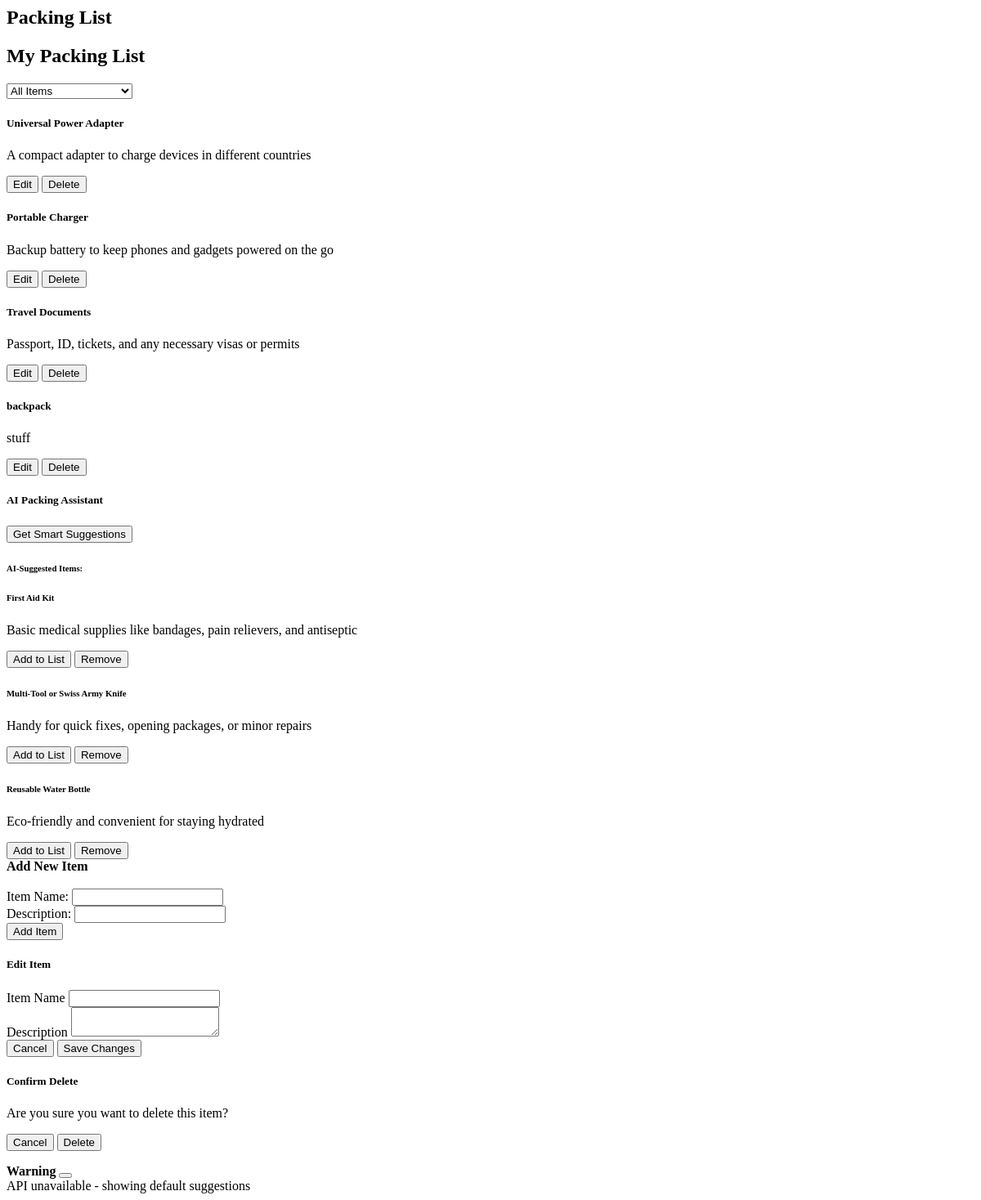
The app's page /packinglist/ (signed in), older data.
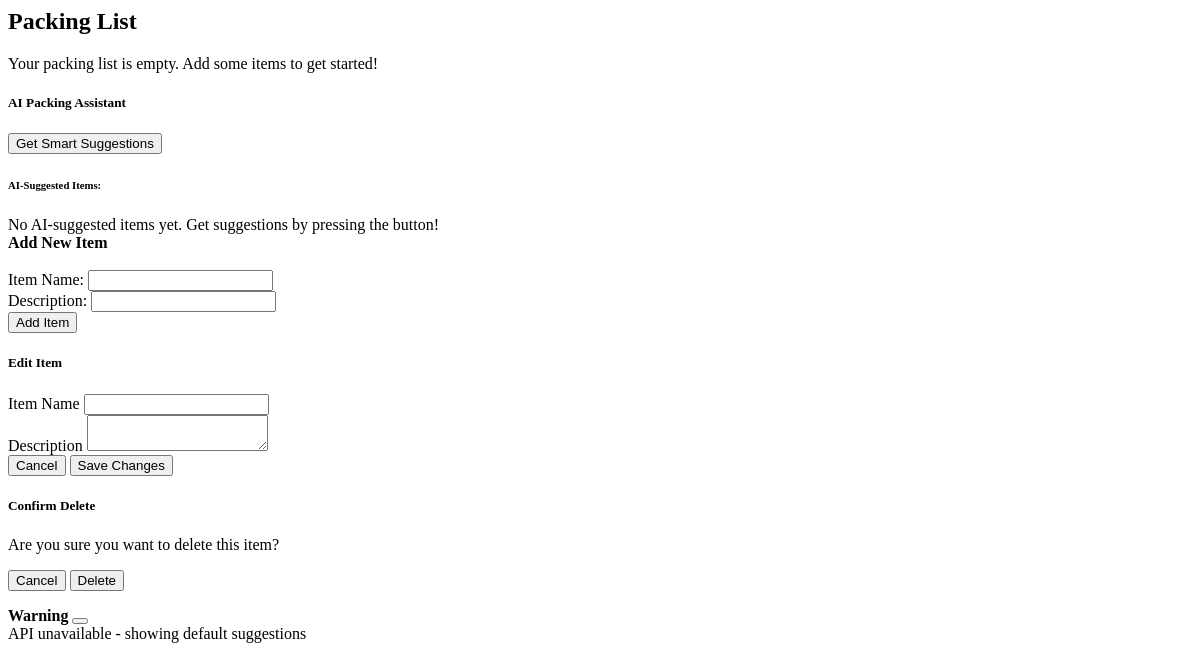
The same page, newer data.
### packinglist/models.py (models this page shows, shortened)
class Item(models.Model):
    trip = models.ForeignKey(inputTrip, on_delete=models.CASCADE, related_name='items', null=True, blank=True)
    id = models.AutoField(primary_key=True)
    name = models.CharField(max_length=255)
    description = models.TextField()
    user = models.ForeignKey(User, on_delete=models.CASCADE)
    is_ai_suggested = models.BooleanField(default=False)

### packinglist/views.py (the view)
# urls.py: path("", views.packing_list, name="packing_list"),
@login_required
def packing_list(request, trip_id=None):
    items_query = Item.objects.filter(user=request.user)
    trip = None
    if trip_id:
        trip = get_object_or_404(inputTrip, id=trip_id, user=request.user)
        items_query = items_query.filter(trip=trip)
    user_items = items_query.filter(is_ai_suggested=False).order_by("id")
    ai_items = items_query.filter(is_ai_suggested=True).order_by("id")
    context = {
        "items": user_items,
        "ai_items": ai_items,
        "trip": trip,
        "default_location": request.session.get("last_location", ""),
        "all_trips": inputTrip.objects.filter(user=request.user)  # For trip selection
    }
    return render(request, "packinglist/packing_list.html", context)

### packinglist/templates/packinglist/packing_list.html (shortened to what this page needs)
{% block content %}
<div class="container mt-4">
    <div class="card shadow-sm bg-white rounded">
        <div class="card-body p-4">
    <h2 class="mb-4 coiny-regular">
        Packing List
    </h2>
    {% if all_trips %}
    <div class="mb-4">
        <h2>
            {% if trip %}
                Packing List for: {{ trip.destination }} ({{ trip.start_date|date:"M d" }} - {{ trip.end_date|date:"M d" }})
            {% else %}
                My Packing List
            {% endif %}
        </h2>
        <select class="form-select" id="tripSelector" onchange="location = this.value;">
            <option value="{% url 'packing_list' %}" {% if not trip %}selected{% endif %}>All Items</option>
        </select>
    </div>
    {% endif %}
    {% if items %}
    <div class="list-group mt-3">
        {% for item in items %}
        <div class="list-group-item d-flex justify-content-between align-items-center">
            <div>
                <h5>{{ item.name }}</h5>
                <p class="mb-0 text-muted">{{ item.description }}</p>
            </div>
            <div class="d-flex flex-shrink-0">
            <button class="btn btn-sm btn-outline-primary me-2"
                    data-bs-toggle="modal"
                    data-bs-target="#editItemModal"
                    data-item-id="{{ item.id }}"
                    data-item-name="{{ item.name }}"
                    data-item-desc="{{ item.description|default:'' }}"
                    data-item-trip="{{ item.trip.id|default:'' }}">
                Edit
            </button>
            <button class="btn btn-sm btn-outline-danger"
                    data-bs-toggle="modal"
                    data-bs-target="#deleteItemModal"
                    data-item-id="{{ item.id }}">
                Delete
            </button>
        </div>
        </div>
        {% endfor %}
    </div>
    {% else %}
    <div class="alert alert-info mt-3">
        Your packing list is empty. Add some items to get started!
    </div>
    {% endif %}
    <div class="card mt-4">
        <div class="card-header bg-primary text-white d-flex justify-content-between align-items-center">
            <h5 class="mb-0">AI Packing Assistant</h5>
            <button id="aiSuggestBtn" class="btn btn-success" onclick="getAISuggestions()">
                Get Smart Suggestions
            </button>
        </div>
        <div class="card-body">
            <div class="mb-4">
                <h6>AI-Suggested Items:</h6>
                {% if ai_items %}
                <div class="row">
                    {% for item in ai_items %}
                    <div class="col-md-6 mb-3">
                        <div class="card h-100">
                            <div class="card-body">
                                <h6 class="card-title">{{ item.name }}</h6>
                                {% if item.description %}
                                <p class="card-text text-muted">{{ item.description }}</p>
                                {% endif %}
                            </div>
                            <div class="card-footer bg-transparent p-0">
                                <div class="row g-0">
                                    <button class="btn btn-sm btn-success"
                                            onclick="addToList('{{ item.id }}')">
                                         Add to List
                                    </button>
                                    <button class="btn btn-sm btn-danger"
                                            data-bs-toggle="modal"
                                            data-bs-target="#deleteItemModal"
                                            data-item-id="{{ item.id }}">
                                         Remove
                                    </button>
                                </div>
                            </div>
                        </div>
                    </div>
                    {% endfor %}
                </div>
                {% else %}
                <div class="alert alert-warning mb-0">
                    No AI-suggested items yet. Get suggestions by pressing the button!
                </div>
                {% endif %}
            </div>
        </div>
    </div>
    {% if user.is_authenticated %}
    <div class="container mt-4">
        <div class="row justify-content-center">
            <div class="col-12">
                <div class="card shadow p-3 mb-4 rounded">
                    <div class="card-body">
                        <b class="text-start">Add New Item</b><br/><br/>
                        <form method="POST" action="{% url 'item_create' %}">
                            <div class="row">
                                <div class="col-md-6">
                                    <label for="name">Item Name:</label>
                                    <input type="text" name="name" required
                                        class="form-control" id="name">
                                </div>
                                <div class="col-md-6">
                                    <label for="description">Description:</label>
                                    <input type="text" name="description"
                                        class="form-control" id="description">
                                </div>
                            </div>
                            <div class="text-center mt-3">
                                <button type="submit" class="btn btn-primary">
                                    Add Item
                                </button>
                            </div>
                        </form>
                    </div>
                </div>
            </div>
        </div>
    </div>
    {% endif %}
                    </div>
    </div>
</div>
<div class="modal fade" id="editItemModal" tabindex="-1">
    <div class="modal-dialog">
        <div class="modal-content">
            <form method="post" id="editItemForm">
                <div class="modal-header">
                    <h5 class="modal-title">Edit Item</h5>
                </div>
                <div class="modal-body">
                    <div class="mb-3">
                        <label class="form-label">Item Name</label>
                        <input type="text" class="form-control" name="name" id="editItemName" required>
                    </div>
                    <div class="mb-3">
                        <label class="form-label">Description</label>
                        <textarea class="form-control" name="description" id="editItemDescription"></textarea>
                    </div>
                </div>
                <div class="modal-footer">
                    <button type="button" class="btn btn-secondary" data-bs-dismiss="modal">Cancel</button>
                    <button type="submit" class="btn btn-primary">Save Changes</button>
                </div>
            </form>
        </div>
    </div>
</div>
<div class="modal fade" id="deleteItemModal" tabindex="-1">
    <div class="modal-dialog">
        <div class="modal-content">
            <form method="post" id="deleteItemForm">
                <div class="modal-header">
                    <h5 class="modal-title">Confirm Delete</h5>
                </div>
                <div class="modal-body">
                    <p>Are you sure you want to delete this item?</p>
                </div>
                <div class="modal-footer">
                    <button type="button" class="btn btn-secondary" data-bs-dismiss="modal">Cancel</button>
                    <button type="submit" class="btn btn-danger">Delete</button>
                </div>
            </form>
        </div>
    </div>
</div>
<div class="position-fixed top-50 start-50 translate-middle p-3" style="z-index: 1100; width: 400px;">
    <div id="apiFailToast" class="toast hide" role="alert" aria-live="assertive" aria-atomic="true">
        <div class="toast-header bg-warning text-white">
            <strong class="me-auto fs-5">
                Warning
            </strong>
            <button type="button" class="btn-close btn-close-white" data-bs-dismiss="toast" aria-label="Close"></button>
        </div>
        <div class="toast-body fs-5 p-4">
            <div id="toastMessage">API unavailable - showing default suggestions</div>
        </div>
    </div>
</div>
{% endblock %}

Row changes from the older to the newer data that the page shows:
removed Item: name "Universal Power Adapter", description "A compact adapter to charge devices in different countries", shown under "My Packing List"
removed Item: name "Portable Charger", description "Backup battery to keep phones and gadgets powered on the go", shown under "My Packing List"
removed Item: name "Travel Documents", description "Passport, ID, tickets, and any necessary visas or permits", shown under "My Packing List"
removed Item: name "backpack", description "stuff", shown under "My Packing List"
removed Item: name "First Aid Kit", description "Basic medical supplies like bandages, pain relievers, and antiseptic", shown under "AI-Suggested Items:"
removed Item: name "Multi-Tool or Swiss Army Knife", description "Handy for quick fixes, opening packages, or minor repairs", shown under "AI-Suggested Items:"
removed Item: name "Reusable Water Bottle", description "Eco-friendly and convenient for staying hydrated", shown under "AI-Suggested Items:"
Text that changed along with them:
form field value: "All Items" → (not shown)
text no longer shown: "My Packing List"
text now shown: "Your packing list is empty. Add some items to get started! No AI-suggested items yet. Get suggestions by pressing the button!"
